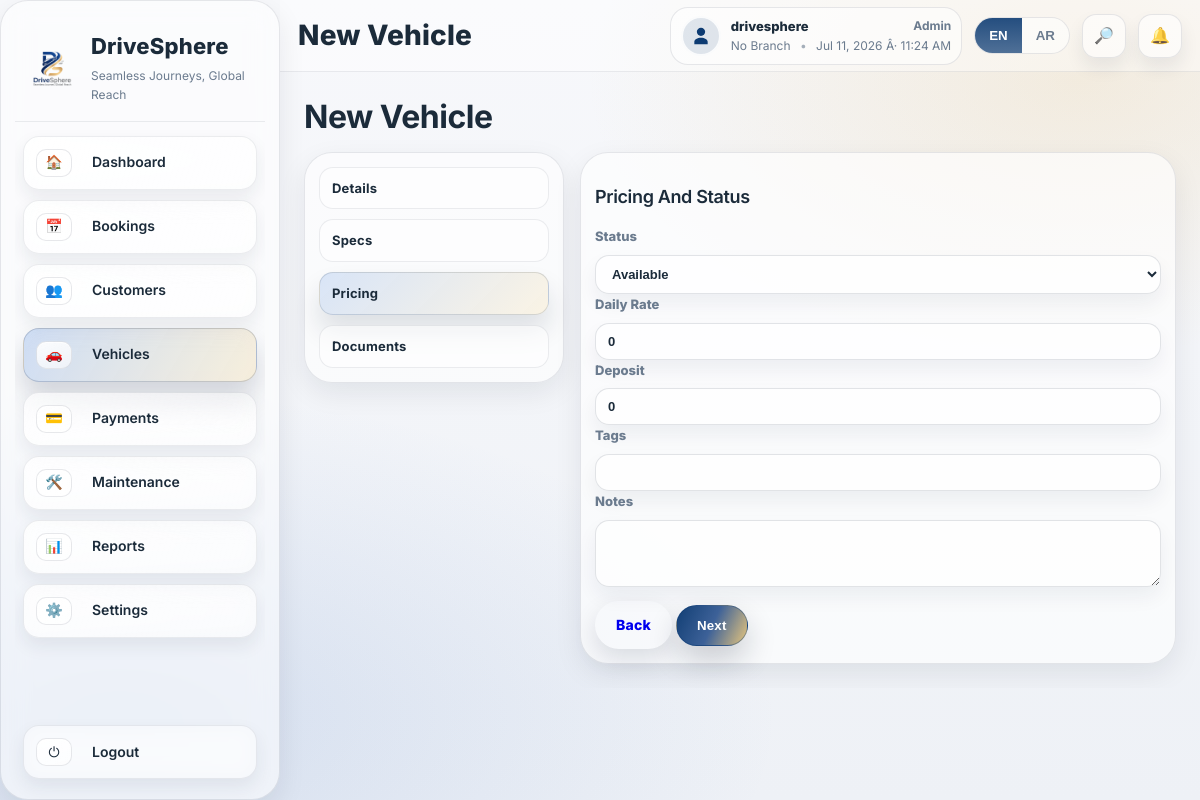
/vehicles/new/pricing/ (signed in), run on the app's committed database.
### apps/settings_app/models.py (models this page shows, shortened)
class BusinessProfile(TimeStampedModel):
    business_name = models.CharField(max_length=200, blank=True, default="")
    short_code = models.CharField(max_length=10, blank=True, default="")
    business_name_ar = models.CharField(max_length=200, blank=True, default="")
    commercial_registration_number = models.CharField(max_length=100, blank=True, default="")
    vat_no = models.CharField(max_length=100, blank=True, default="")
    address = models.CharField(max_length=300, blank=True, default="")
    address_ar = models.CharField(max_length=300, blank=True, default="")
    phone_number = models.CharField(max_length=60, blank=True, default="")
    phone_number_ar = models.CharField(max_length=60, blank=True, default="")
    email = models.EmailField(blank=True, default="")
    email_ar = models.EmailField(blank=True, default="")
    website = models.CharField(max_length=200, blank=True, default="")
    website_ar = models.CharField(max_length=200, blank=True, default="")
    currency_code = models.CharField(max_length=10, blank=True, default="OMR")
    currency_symbol = models.CharField(max_length=10, blank=True, default="﷼")
    exchange_rates = models.JSONField(blank=True, default=dict)
    exchange_rates_updated_at = models.DateTimeField(null=True, blank=True)
    logo = models.ImageField(upload_to="business/logo/", null=True, blank=True)
    class Meta:
        verbose_name = "Business Profile"
        verbose_name_plural = "Business Profile"
    @classmethod
    def get_solo(cls):
        obj = cls.objects.first()
        if not obj:
            obj = cls.objects.create()
        return obj

### apps/accounts/models.py (models this page shows, shortened)
class User(AbstractUser, TimeStampedModel):
    LANGUAGE_CHOICES = (
        ("en", "English"),
        ("ar", "Arabic"),
    )
    username = models.CharField(max_length=150, unique=True, null=True, blank=True)
    email = models.EmailField(unique=True)
    phone_number = models.CharField(max_length=30, blank=True, default="")
    nationality = models.CharField(max_length=60, blank=True, default="")
    role = models.ForeignKey(Role, on_delete=models.SET_NULL, null=True, blank=True)
    default_branch = models.ForeignKey(Branch, on_delete=models.SET_NULL, null=True, blank=True)
    preferred_language = models.CharField(max_length=2, choices=LANGUAGE_CHOICES, default="en")
    USERNAME_FIELD = "email"
    REQUIRED_FIELDS = ["username"]
    objects = UserManager()

class Role(TimeStampedModel):
    ROLE_CHOICES = (
        ("ADMIN", "Admin"),
        ("MANAGER", "Manager"),
        ("AGENT", "Agent"),
        ("MECHANIC", "Mechanic"),
        ("ACCOUNTANT", "Accountant"),
        ("VIEWER", "Viewer"),
    )
    code = models.CharField(max_length=30, choices=ROLE_CHOICES, unique=True)
    name = models.CharField(max_length=60)

### apps/fleet/views.py (the view, shortened to what this page needs)
# urls.py: path("vehicles/new/pricing/", views.vehicle_wizard_pricing, name="vehicle_wizard_pricing"),
@login_required
def vehicle_wizard_pricing(request):
    if not has_perm(request.user, "fleet.manage"):
        return render(request, "errors/403.html", status=403)
    data = _wizard_get(request)
    context = {
        "title": "New Vehicle",
        "step": 3,
        "data": data,
    }
    return render(request, "vehicles/wizard/pricing.html", context)

### apps/accounts/permissions.py (called while the page is built)
def has_perm(user, perm_code: str) -> bool:
    if not user or not getattr(user, "is_authenticated", False):
        return False
    if getattr(user, "is_superuser", False):
        return True
    role = getattr(user, "role", None)
    if not role:
        return False
    perms = ROLE_PERMISSIONS.get(role.code, [])
    return perm_code in perms

### apps/core/context_processors.py (called while the page is built)
def drivesphere_globals(request):
    business = BusinessProfile.get_solo()
    branches = Branch.objects.filter(is_active=True).order_by("name")
    active_branch_id = request.session.get(settings.ACTIVE_BRANCH_SESSION_KEY)
    active_branch = None
    if active_branch_id:
        active_branch = branches.filter(id=active_branch_id).first()
    return {
        "ds_business": business,
        "ds_branches": branches,
        "ds_active_branch": active_branch,
    }

### apps/fleet/views.py (called while the page is built)
def _wizard_get(request):
    return request.session.get("vehicle_wizard", {})

### templates/vehicles/wizard/pricing.html (shortened to what this page needs)
{% extends "vehicles/wizard/_base.html" %}
{% block wizard_content %}
<h3 class="ds-h3">{% if request.session.ui_lang == 'ar' %}التسعير والحالة{% else %}Pricing And Status{% endif %}</h3>
<form method="post" class="ds-form">
  <div class="ds-formGrid">
    <div class="ds-field">
      <label class="ds-label">{% if request.session.ui_lang == 'ar' %}الحالة{% else %}Status{% endif %}</label>
      <select class="ds-input" name="status">
        <option value="AVAILABLE" {% if data.status == 'AVAILABLE' %}selected{% endif %}>{% if request.session.ui_lang == 'ar' %}متاحة{% else %}Available{% endif %}</option>
      </select>
    </div>
    <div class="ds-field">
      <label class="ds-label">{% if request.session.ui_lang == 'ar' %}السعر اليومي{% else %}Daily Rate{% endif %}</label>
      <input class="ds-input" name="daily_rate" value="{{ data.daily_rate|default:'0' }}">
    </div>
    <div class="ds-field">
      <label class="ds-label">{% if request.session.ui_lang == 'ar' %}الوديعة{% else %}Deposit{% endif %}</label>
      <input class="ds-input" name="deposit" value="{{ data.deposit|default:'0' }}">
    </div>
    <div class="ds-field" style="grid-column:1/-1;">
      <label class="ds-label">{% if request.session.ui_lang == 'ar' %}الوسوم{% else %}Tags{% endif %}</label>
      <input class="ds-input" name="tags" value="{{ data.tags|default:'' }}">
    </div>
    <div class="ds-field" style="grid-column:1/-1;">
      <label class="ds-label">{% if request.session.ui_lang == 'ar' %}ملاحظات{% else %}Notes{% endif %}</label>
      <textarea class="ds-input" name="notes" rows="3">{{ data.notes|default:'' }}</textarea>
    </div>
  </div>
  <div class="ds-wizard__actions">
    <a class="ds-btn" href="/vehicles/new/specs/">{% if request.session.ui_lang == 'ar' %}عودة{% else %}Back{% endif %}</a>
    <button class="ds-btn ds-btn--primary" type="submit">{% if request.session.ui_lang == 'ar' %}التالي{% else %}Next{% endif %}</button>
  </div>
</form>
{% endblock %}

### templates/base/_app_shell.html (shortened to what this page needs)
{% load static %}
{% with ui_lang=request.session.ui_lang|default:request.user.preferred_language|default:"en" %}
<!DOCTYPE html>
<html lang="{{ ui_lang }}" dir="{% if ui_lang == 'ar' %}rtl{% else %}ltr{% endif %}">
<head>
  <link rel="stylesheet" href="{% static 'css/theme.css' %}">
  <link rel="stylesheet" href="{% static 'css/ds-responsive.css' %}">
  <link rel="stylesheet" href="{% static 'css/app.css' %}">
</head>
<body class="ds-body min-h-screen{% if ui_lang == 'ar' %} is-rtl{% endif %}">
  <div class="flex h-screen overflow-hidden ds-shell">
    {% include "base/_sidebar.html" with ui_lang=ui_lang %}
    <div class="flex-1 flex flex-col min-w-0">
      <div class="ds-topbar">
        <div class="ds-topbar__left">
          <h1 class="ds-page-title">{% block heading %}Dashboard{% endblock %}</h1>
        </div>
        <div class="ds-topbar__right">
          <div class="ds-user">
            <span class="ds-user__avatar ds-user__avatar--icon" aria-hidden="true">
              <svg viewBox="0 0 24 24" role="img" aria-label="User">
                <path d="M12 12c2.761 0 5-2.239 5-5S14.761 2 12 2 7 4.239 7 7s2.239 5 5 5Zm0 2c-4.418 0-8 2.239-8 5v3h16v-3c0-2.761-3.582-5-8-5Z" />
              </svg>
            </span>
            <div class="ds-user__meta">
              <div class="ds-user__top">
                <div class="ds-user__name">{{ request.user.username|default:request.user.email|cut:'@local' }}</div>
                {% if request.user.role %}
                  <div class="ds-user__role">
                    {% if request.session.ui_lang == 'ar' %}
                      {% with rc=request.user.role.code %}
                        {% if rc == 'ADMIN' %}مشرف{% elif rc == 'MANAGER' %}مدير{% elif rc == 'AGENT' %}وكيل{% elif rc == 'MECHANIC' %}فني{% elif rc == 'ACCOUNTANT' %}محاسب{% elif rc == 'VIEWER' %}مُشاهد{% else %}{{ request.user.role.name|default:request.user.role.code }}{% endif %}
                      {% endwith %}
                    {% else %}
                      {{ request.user.role.name|default:request.user.role.code }}
                    {% endif %}
                  </div>
                {% endif %}
              </div>
              <div class="ds-user__sub">
                {% if ui_lang == 'ar' %}
                  <span id="dsClock">--</span>
                  <span class="ds-dot">•</span>
                  {% if ds_active_branch %}{{ ds_active_branch.name }}{% else %}لا يوجد فرع{% endif %}
                {% else %}
                  {% if ds_active_branch %}{{ ds_active_branch.name }}{% else %}No Branch{% endif %}
                  <span class="ds-dot">•</span>
                  <span id="dsClock">--</span>
                {% endif %}
              </div>
            </div>
          </div>
          <div class="ds-lang-toggle" title="{% if ui_lang == 'ar' %}اللغة{% else %}Language{% endif %}">
            <button class="ds-lang-toggle__btn {% if ui_lang == 'en' %}is-active{% endif %}" type="button" data-lang="en">EN</button>
            <button class="ds-lang-toggle__btn {% if ui_lang == 'ar' %}is-active{% endif %}" type="button" data-lang="ar">AR</button>
          </div>
          <div class="ds-topbar__dropdown" data-dropdown>
            <button class="ds-topbar__pill ds-topbar__pill--search" type="button" data-dropdown-toggle="search" aria-expanded="false" aria-controls="ds-search-panel">
              <span class="ds-pill__icon">🔎</span>
            </button>
          </div>
          <div class="ds-topbar__dropdown" data-dropdown>
            <button class="ds-topbar__pill ds-topbar__pill--notify" type="button" data-dropdown-toggle="notify" aria-expanded="false" aria-controls="ds-notify-panel">
              <span class="ds-pill__icon">🔔</span>
            </button>
          </div>
        </div>
      </div>
      <main class="p-4 sm:p-6 overflow-y-auto min-w-0">
        <div class="ds-pageHeader" id="ds-page-header">
          <div>
            <h2 class="ds-pageHeader__title" id="ds-page-header-title"></h2>
          </div>
        </div>
        {% block content %}{% endblock %}
      </main>
    </div>
  </div>
</body>
</html>
{% endwith %}

### templates/base/_sidebar.html (shortened to what this page needs)
{% load static %}
{% with ui_lang=ui_lang|default:request.session.ui_lang|default:request.user.preferred_language|default:"en" %}
<aside class="ds-sidebar">
  {% with business_name_ar=ds_business.business_name_ar|default:ds_business.business_name|default:"DriveSphere" %}
    {% if ui_lang == "ar" %}
      <div class="ds-sidebar__brand">
        <div class="ds-brand__text" dir="rtl">
          <div class="ds-brand__name">{{ ds_business.business_name_ar|default:ds_business.business_name|default:"DriveSphere" }}</div>
          <div class="ds-brand__tagline">رحلات سلسة، حضور عالمي</div>
        </div>
        {% if ds_business.logo %}
          <img class="ds-brand__logo" src="{{ ds_business.logo.url }}" alt="{{ business_name_ar }}">
        {% else %}
          <img class="ds-brand__logo" src="{% static 'img/logo/logo.png' %}" alt="{{ business_name_ar }}">
        {% endif %}
      </div>
    {% else %}
      <div class="ds-sidebar__brand">
        {% if ds_business.logo %}
          <img class="ds-brand__logo" src="{{ ds_business.logo.url }}" alt="{{ ds_business.business_name|default:'DriveSphere' }}">
        {% else %}
          <img class="ds-brand__logo" src="{% static 'img/logo/logo.png' %}" alt="DriveSphere">
        {% endif %}
        <div class="ds-brand__text">
          <div class="ds-brand__name">{{ ds_business.business_name|default:"DriveSphere" }}</div>
          <div class="ds-brand__tagline">Seamless Journeys, Global Reach</div>
        </div>
      </div>
    {% endif %}
  {% endwith %}
  <nav class="ds-nav">
    <a class="ds-nav__item {% if request.path == '/dashboard/' or request.path == '/' %}is-active{% endif %}" href="/dashboard/">
      <span class="ds-nav__icon">🏠</span>
      <span class="ds-nav__label">{% if ui_lang == "ar" %}لوحة التحكم{% else %}Dashboard{% endif %}</span>
    </a>
    <a class="ds-nav__item {% if request.path|slice:':10' == '/bookings/' %}is-active{% endif %}" href="/bookings/">
      <span class="ds-nav__icon">📅</span>
      <span class="ds-nav__label">{% if ui_lang == "ar" %}الحجوزات{% else %}Bookings{% endif %}</span>
    </a>
    <a class="ds-nav__item {% if request.path|slice:':11' == '/customers/' %}is-active{% endif %}" href="/customers/">
      <span class="ds-nav__icon">👥</span>
      <span class="ds-nav__label">{% if ui_lang == "ar" %}العملاء{% else %}Customers{% endif %}</span>
    </a>
    <a class="ds-nav__item {% if request.path|slice:':10' == '/vehicles/' %}is-active{% endif %}" href="/vehicles/">
      <span class="ds-nav__icon">🚗</span>
      <span class="ds-nav__label">{% if ui_lang == "ar" %}المركبات{% else %}Vehicles{% endif %}</span>
    </a>
    <a class="ds-nav__item {% if request.path|slice:':10' == '/payments/' %}is-active{% endif %}" href="/payments/">
      <span class="ds-nav__icon">💳</span>
      <span class="ds-nav__label">{% if ui_lang == "ar" %}المدفوعات{% else %}Payments{% endif %}</span>
    </a>
    <a class="ds-nav__item {% if request.path|slice:':13' == '/maintenance/' %}is-active{% endif %}" href="/maintenance/">
      <span class="ds-nav__icon">🛠️</span>
      <span class="ds-nav__label">{% if ui_lang == "ar" %}الصيانة{% else %}Maintenance{% endif %}</span>
    </a>
    <a class="ds-nav__item {% if request.path|slice:':9' == '/reports/' %}is-active{% endif %}" href="/reports/">
      <span class="ds-nav__icon">📊</span>
      <span class="ds-nav__label">{% if ui_lang == "ar" %}التقارير{% else %}Reports{% endif %}</span>
    </a>
    <a class="ds-nav__item {% if request.path|slice:':10' == '/settings/' %}is-active{% endif %}" href="/settings/general/">
      <span class="ds-nav__icon">⚙️</span>
      <span class="ds-nav__label">{% if ui_lang == "ar" %}الإعدادات{% else %}Settings{% endif %}</span>
    </a>
  </nav>
  <div class="ds-sidebar__footer">
    <a class="ds-nav__item ds-nav__item--logout" href="/logout/">
      <span class="ds-nav__icon">⏻</span>
      <span class="ds-nav__label">{% if ui_lang == "ar" %}تسجيل الخروج{% else %}Logout{% endif %}</span>
    </a>
  </div>
</aside>
{% endwith %}

### static/css/ds-responsive.css (style rules this page uses)
.ds-input { transition: all .18s ease; }
.ds-btn { position:relative; overflow:hidden; transition:all .15s ease; }
.ds-btn::after { content:""; position:absolute; inset:0; background:radial-gradient(circle,rgba(255,255,255,.4) 10%,transparent 10%); transform:scale(10); opacity:0; transition:transform .4s,opacity .6s; }

### static/css/app.css (style rules this page uses)
* { box-sizing:border-box }
body,html { height:100% }
body { margin:0;background:#f5f7fb }
.min-h-screen { min-height:100vh }
.h-screen { height:100vh }
.flex { display:flex }
.flex-col { flex-direction:column }
.flex-1 { flex:1 1 0% }
.min-w-0 { min-width:0 }
.overflow-hidden { overflow:hidden }
.overflow-y-auto { overflow-y:auto }
.p-4 { padding:16px }
@media (min-width:640px) { .sm\:p-6 { padding:24px } }
body,button,input,select,textarea { -webkit-font-smoothing:antialiased;-moz-osx-font-smoothing:grayscale }

### data on the page
BusinessProfile: business_name "DriveSphere"
User: user.username "drivesphere", user.role.name "Admin", status "Available"
